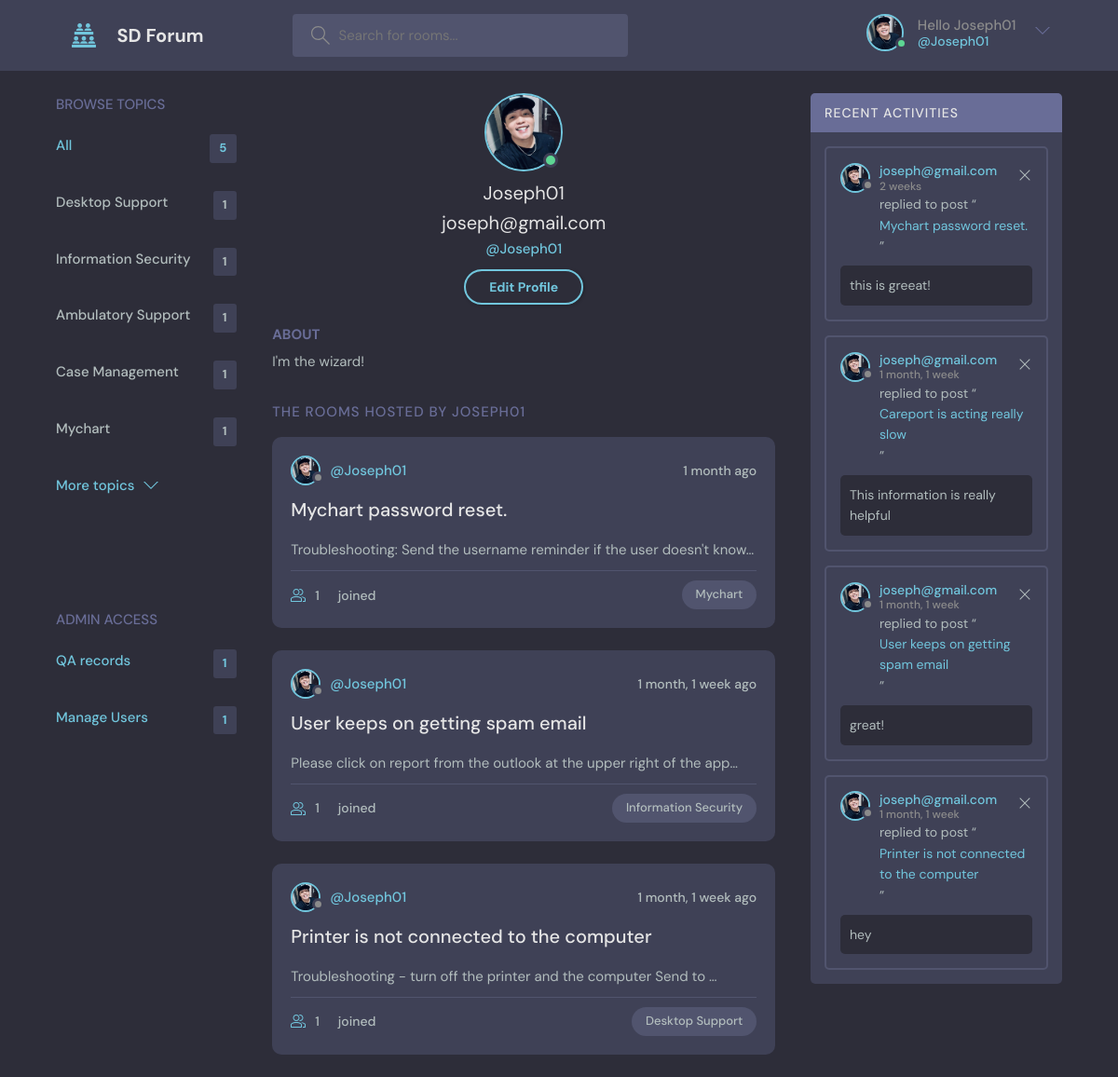
Screenshot of /user-profile/1/ (signed in) with the database file from the repository.
### base/models.py (models this page shows, shortened)
class User(AbstractUser):
    name  = models.CharField(max_length=200, null=True)
    email = models.EmailField(unique=True)
    bio = models.TextField(null=True)
    avatar = models.ImageField(null=True, default="avatar.svg")
    USERNAME_FIELD='email'
    REQUIRED_FIELDS = []

class Topic(models.Model):
    name = models.CharField(max_length=200)

class Room(models.Model):
    host = models.ForeignKey(User, on_delete=models.SET_NULL, null=True)
    topic = models.ForeignKey(Topic, on_delete=models.SET_NULL, null=True)
    name = models.CharField(max_length=200)
    description = models.TextField(null=True, blank=True)
    participants = models.ManyToManyField(
        User, related_name='participants', blank=True)
    updated = models.DateTimeField(auto_now=True)
    created = models.DateTimeField(auto_now_add=True)
    class Meta:
        ordering = ['-updated', '-created']

class Message(models.Model):
    user = models.ForeignKey(User, on_delete=models.CASCADE)
    room = models.ForeignKey(Room, on_delete=models.CASCADE)
    body = models.TextField()
    updated = models.DateTimeField(auto_now=True)
    created = models.DateTimeField(auto_now_add=True)
    class Meta:
        ordering = ['-updated', '-created']

### base/views.py (the view)
# urls.py: path('user-profile/<str:pk>/',views.userProfile, name="user-profile"),
@login_required(login_url='login')
def userProfile(request,pk):
    user = User.objects.get(id=pk)
    rooms = user.room_set.all()
    room_messages = user.message_set.all()
    topic = Topic.objects.all()
    all_rooms = Room.objects.all()
    room_count = all_rooms.count()
    context={'user':user,
            'rooms':rooms,
            'room_messages': room_messages,
            'topic':topic,
            'room_count': room_count
            }
    return render(request, 'base/profile.html',context)

### base/templates/base/profile.html
{% extends 'main.html' %}
{% block content  %}
<body>
  <main class="profile-page layout layout--3">
    <div class="container">
      {%include 'base/topics_component.html'%}
      <div class="roomList">
        <div class="profile">
          <div class="profile__avatar">
            <div class="avatar avatar--large active">
              <img src="{{user.avatar.url}}" />
            </div>
          </div>
          <div class="profile__info">
            <h3>{{user.username}}<br>{{user.email}}</h3>
            <p>@{{user.username}}</p>
            {% if request.user == user%}
            <a href="{% url 'update-user'%}" class="btn btn--main btn--pill">Edit Profile</a>
            {%endif%}
          </div>
          <div class="profile__about">
            <h3>About</h3>
            <p>
              {{user.bio}}
            </p>
          </div>
        </div>
        <div class="roomList__header">
          <div>
            <h2>The Rooms Hosted by {{user.username}}</a>
            </h2>
          </div>
        </div>
      {%include 'base/feed_component.html'%}
      </div>
      {%include 'base/activity_component.html'%}
    </div>
  </main>
</body>
{% endblock content %}

### templates/main.html (shortened to what this page needs)
<!DOCTYPE html>
{%load static%}
<html lang="en">
  <head>
    <link rel="stylesheet" href="{% static 'styles/style.css'%}" />
  </head>
  <body>
    {%include 'nav.html'%}
    {% block content  %}
    {% endblock  %}
  </body>
</html>

### templates/nav.html (shortened to what this page needs)
{%load static%}
<header class="header header--loggedIn">
    <div class="container">
      <a href="{% url 'home' %}" class="header__logo">
        <img src="{% static 'images/favicon.png' %}" />
        <h1>SD Forum</h1>
      </a>
      <form class="header__search" action="{%url 'home'%}" method="GET">
        <label>
          <input placeholder="Search for rooms..."  name="q"/>
        </label>
      </form>
      <nav class="header__menu">
        {%if request.user.is_authenticated%}
        <div class="header__user">
          <a href="{% url 'user-profile' request.user.id%}">
            <div class="avatar avatar--medium active">
              <img src="{{request.user.avatar.url}}" />
            </div>
            <p>Hello {{request.user.username}}<span> @{{request.user.username}}</span></p>
          </a>
          <button class="dropdown-button">
            <svg version="1.1" xmlns="http://www.w3.org/2000/svg" width="32" height="32" viewBox="0 0 32 32">
              <title>chevron-down</title>
              <path d="M16 21l-13-13h-3l16 16 16-16h-3l-13 13z"></path>
            </svg>
          </button>
        </div>
        {%else%}
        <a href="{%url 'login' %}">
            <img src="{% static 'images/avatar.svg' %}" />
            <p>Login</p>
        </a>
        {%endif%}
      </nav>
    </div>
  </header>

### base/templates/base/topics_component.html (shortened to what this page needs)
<div class="topics">
  <div class="topics__header">
    <h2>Browse Topics</h2>
  </div>
  <ul class="topics__list">
    <li>
      <a href="{%url 'home' %}" class="active">All <span>{{room_count}}</span></a>
    </li>
    {%for topic in topic|slice:":7"%}
    <li>
      <a href="{%url 'home' %}?q={{topic.name}}">{{topic.name}}<span>{{topic.room_set.all.count}}</span></a>
    </li>
    {%endfor%}
  </ul>
  <a class="btn btn--link" href="{% url 'topics' %}">
    More topics
    <svg version="1.1" xmlns="http://www.w3.org/2000/svg" width="32" height="32" viewBox="0 0 32 32">
      <title>chevron-down</title>
      <path d="M16 21l-13-13h-3l16 16 16-16h-3l-13 13z"></path>
    </svg>
  </a>
  <br>
  <br>
  <br>
  <br>
  <br>
  <br>
  <div class="topics__header">
    <h2>Admin Access</h2>
  </div>
  <div>
    <ul class="topics__list">
      <li>
        <a href="{%url 'home' %}" class="active">QA records <span>1</span></a>
      </li>
      <li>
        <a href="{%url 'home' %}" class="active">Manage Users <span>1</span></a>
      </li>
    </ul>
  </div>
</div>

### base/templates/base/feed_component.html (shortened to what this page needs)
{%for room in rooms%}
<div class="roomListRoom">
        <div class="roomListRoom__header">
            <a href="{% url 'user-profile' room.host.id %}" class="roomListRoom__author">
                <div class="avatar avatar--small">
                    <img src="{{room.host.avatar.url}}" />
                </div>
                <span>@{{room.host.username}}</span>
            </a>
            <div class="roomListRoom__actions">
                <span>{{room.created|timesince}} ago</span>
            </div>
        </div>
        <div class="roomListRoom__content">
            <a href="{%url 'room' room.id%}">{{room.name}}</a>
            <p>
            {{room.description|truncatechars:70}}
            </p>
        </div>
        <div class="roomListRoom__meta">
            <a href="room.html" class="roomListRoom__joined">
            {{room.participants.all.count}}
            joined
            </a>
            <p class="roomListRoom__topic">{{room.topic.name}}</p>
        </div>
        </div>
    {%endfor%}

### base/templates/base/activity_component.html
<div class="activities">
    <div class="activities__header">
      <h2>Recent Activities</h2>
    </div>
    {% for message in room_messages %}
    <div class="activities__box">
      <div class="activities__boxHeader roomListRoom__header">
        <a href="{% url 'user-profile' message.user.id %}" class="roomListRoom__author">
          <div class="avatar avatar--small">
            <img src="{{message.user.avatar.url}}" />
          </div>
          <p>
           {{message.user}}
            <span>{{message.created|timesince}}</span>
          </p>
        </a>
        <div class="roomListRoom__actions">
          <a href="{% url 'delete-message' message.id %}">
            <svg version="1.1" xmlns="http://www.w3.org/2000/svg" width="32" height="32" viewBox="0 0 32 32">
              <title>remove</title>
              <path
                d="M27.314 6.019l-1.333-1.333-9.98 9.981-9.981-9.981-1.333 1.333 9.981 9.981-9.981 9.98 1.333 1.333 9.981-9.98 9.98 9.98 1.333-1.333-9.98-9.98 9.98-9.981z"
              ></path>
            </svg>
          </a>
        </div>
      </div>
      <div class="activities__boxContent">
        <p>replied to post “<a href="{% url 'room' message.room.id %}">{{message.room.name}}</a>”</p>
        <div class="activities__boxRoomContent">
         {{message.body}}
        </div>
      </div>
    </div>
    {%endfor%}
  </div>

### rows the page displays
User: user.avatar (picture), user.username "Joseph01", avatar (picture), username "Joseph01", email "joseph@gmail.com", bio "I'm the wizard!", username "JOSEPH01"
Topic: name "Desktop Support", room_set.all.count "1"
Topic: name "Information Security", room_set.all.count "1"
Topic: name "Ambulatory Support", room_set.all.count "1"
Topic: name "Case Management", room_set.all.count "1"
Topic: name "Mychart", room_set.all.count "1"
Room: host.avatar (picture), host.username "Joseph01", created "1 month", name "Mychart password reset.", description "Troubleshooting: Send the username reminder if the user doesn't know…", participants.all.count "1", topic.name "Mychart"
Room: host.avatar (picture), host.username "Joseph01", created "1 month, 1 week", name "User keeps on getting spam email", description "Please click on report from the outlook at the upper right of the app…", participants.all.count "1", topic.name "Information Security"
Room: host.avatar (picture), host.username "Joseph01", created "1 month, 1 week", name "Printer is not connected to the computer", description "Troubleshooting - turn off the printer and the computer Send to …", participants.all.count "1", topic.name "Desktop Support"
Message: user.avatar (picture), user "joseph@gmail.com", created "2 weeks", room.name "Mychart password reset.", body "this is greeat!"
Message: user.avatar (picture), user "joseph@gmail.com", created "1 month, 1 week", room.name "Careport is acting really slow", body "This information is really helpful"
Message: user.avatar (picture), user "joseph@gmail.com", created "1 month, 1 week", room.name "User keeps on getting spam email", body "great!"
Message: user.avatar (picture), user "joseph@gmail.com", created "1 month, 1 week", room.name "Printer is not connected to the computer", body "hey"

### other values shown
{{ room_count }} "5"
